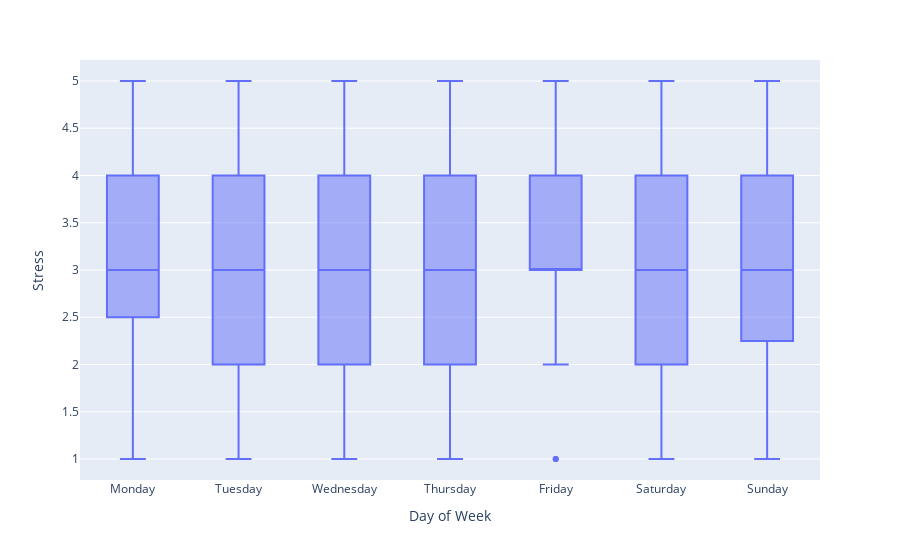

Notebook source saved alongside this figure:
### Code cell
# plot stress by day of week for each participant
fig = px.box(slpsteps, x="day_name", y="stress", #color="pid", #points="all",
                labels={
                    "stress": "Stress",
                    "day_name": "Day of Week",
                    "pid": "Participants"
                })
fig.update_xaxes(categoryorder='array', categoryarray= ['Monday', 'Tuesday', 'Wednesday', 'Thursday', 'Friday', 'Saturday', 'Sunday'])
fig.show()

### Figure 1 — Plotly figure (JSON) as saved in the notebook; plotly's stock layout.template omitted (floating-point values rounded to 4 significant figures; data arrays with more than 128 entries replaced by an {"elided": "..."} marker saying what was removed)
{"data": [{"alignmentgroup": "True", "hovertemplate": "Day of Week=%{x}<br>Stress=%{y}<extra></extra>", "legendgroup": "", "marker": {"color": "#636efa"}, "name": "", "notched": false, "offsetgroup": "", "orientation": "v", "showlegend": false, "type": "box", "x": {"elided": "368 str values"}, "x0": " ", "xaxis": "x", "y": {"elided": "368 int values"}, "y0": " ", "yaxis": "y"}], "layout": {"boxmode": "group", "legend": {"tracegroupgap": 0}, "margin": {"t": 60}, "xaxis": {"anchor": "y", "categoryarray": ["Monday", "Tuesday", "Wednesday", "Thursday", "Friday", "Saturday", "Sunday"], "categoryorder": "array", "domain": [0, 1], "title": {"text": "Day of Week"}}, "yaxis": {"anchor": "x", "domain": [0, 1], "title": {"text": "Stress"}}}}
